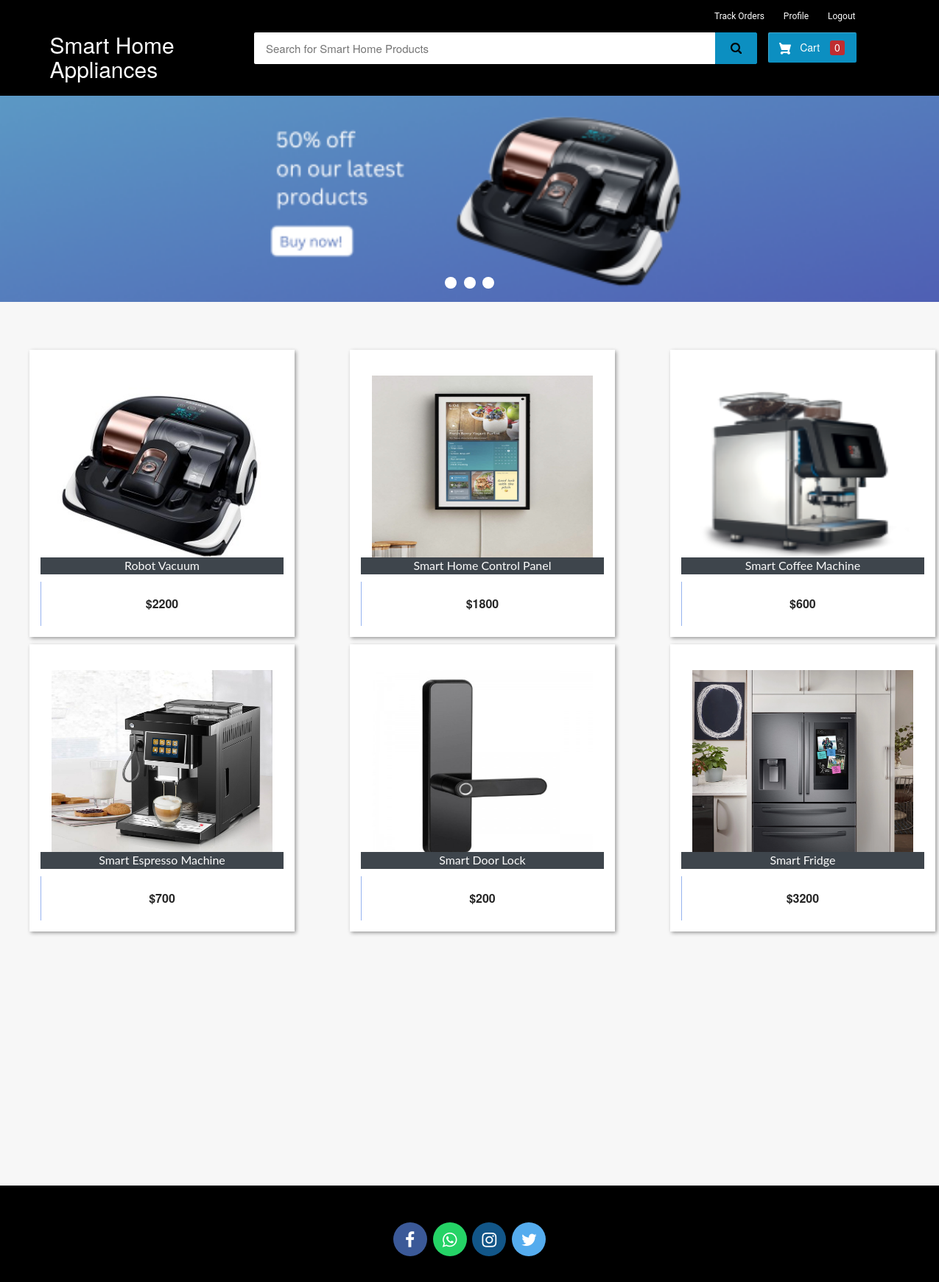
The app's page /customer-home (signed in) with its own data.
### SmartHomeApp/models.py (models this page shows, shortened)
class Product(models.Model):
    name = models.CharField(max_length=40)
    product_image = models.ImageField(upload_to='product_image/', null=True, blank=True)
    price = models.PositiveIntegerField()
    description = models.CharField(max_length=40)

### SmartHomeApp/views.py (the view)
# urls.py: path('customer-home', views.customer_home_view, name='customer-home'),
@login_required(login_url='customerlogin')
@user_passes_test(is_customer)
def customer_home_view(request):
    products = models.Product.objects.all()
    if 'product_ids' in request.COOKIES:
        product_ids = request.COOKIES['product_ids']
        counter = product_ids.split('|')
        product_count_in_cart = len(set(counter))
    else:
        product_count_in_cart = 0
    return render(request, 'ecom/customer_home.html',
                  {'products': products, 'product_count_in_cart': product_count_in_cart})

### SmartHomeApp/views.py (called while the page is built)
def is_customer(user):
    return user.groups.filter(name='CUSTOMER').exists()

### templates/ecom/customer_home.html (shortened to what this page needs)
{% extends 'ecom/customer_base.html' %}
{% load static %}
{% block content %}
    <div class="row">
        <div class="col-md-12">
            <div class="slider-container">
                <div class="menu">
                    <label for="slide-dot-1"></label>
                    <label for="slide-dot-2"></label>
                    <label for="slide-dot-3"></label>
                </div>
                <div class="slide slide-1"></div>
            </div>
        </div>
    </div>
    {% if products %}
        <br>
        <div class="row">
            {% for p in products %}
                <div class="column">
                    <div class="container page-wrapper" style="width: 450px;">
                        <div class="page-inner">
                            <div class="row">
                                <div class="el-wrapper">
                                    <div class="box-up">
                                        <img class="img" src="{% static p.product_image.url %}" alt="product pic"
                                             height="300px" width="300px">
                                        <div class="img-info">
                                            <div class="info-inner">
                                                <span style="background-color:#3e454c; color:fbfbfb;"
                                                      class="p-company">{{ p.name }}</span>
                                            </div>
                                        </div>
                                    </div>
                                    <div class="box-down">
                                        <a class="cart"
                                           href="{% url 'add-to-cart' p.id %}?next_page={{ request.path }}">
                                            <span class="price">${{ p.price }}</span>
                                            <span class="add-to-cart">
                    <span class="txt"><i class="fa fa-shopping-cart"></i> Add To Cart</span>
                  </span>
                                        </a>
                                    </div>
                                </div>
                            </div>
                        </div>
                    </div>
                </div>
                {% if forloop.counter|divisibleby:"3" %}
                    </div>
                    <div class="row">
                    <br><br><br><br><br>
                {% endif %}
            {% endfor %}
            </div>
    {% else %}
        <h3 style="text-align:center; color:#3E454C;">No Search Found</h3>
    {% endif %}
    <br><br><br>
    <br><br><br><br><br><br><br><br><br><br><br><br>
{% endblock content %}

### templates/ecom/customer_base.html (style rules this page uses)
body { background-color: #f7f7f7; }
.menu { cursor: pointer }
.fa { font-size: 23px; width: 2em; height: 2em; text-align: center; text-decoration: none; margin: 5px 2px; border-radius: 50%; padding-top: 0.5em; }

### records on screen
Product: product_image (picture), name "Robot Vacuum", price "2200"
Product: product_image (picture), name "Smart Home Control Panel", price "1800"
Product: product_image (picture), name "Smart Coffee Machine", price "600"
Product: product_image (picture), name "Smart Espresso Machine", price "700"
Product: product_image (picture), name "Smart Door Lock", price "200"
Product: product_image (picture), name "Smart Fridge", price "3200"

### other values on screen
{{ product_count_in_cart }} "0"
